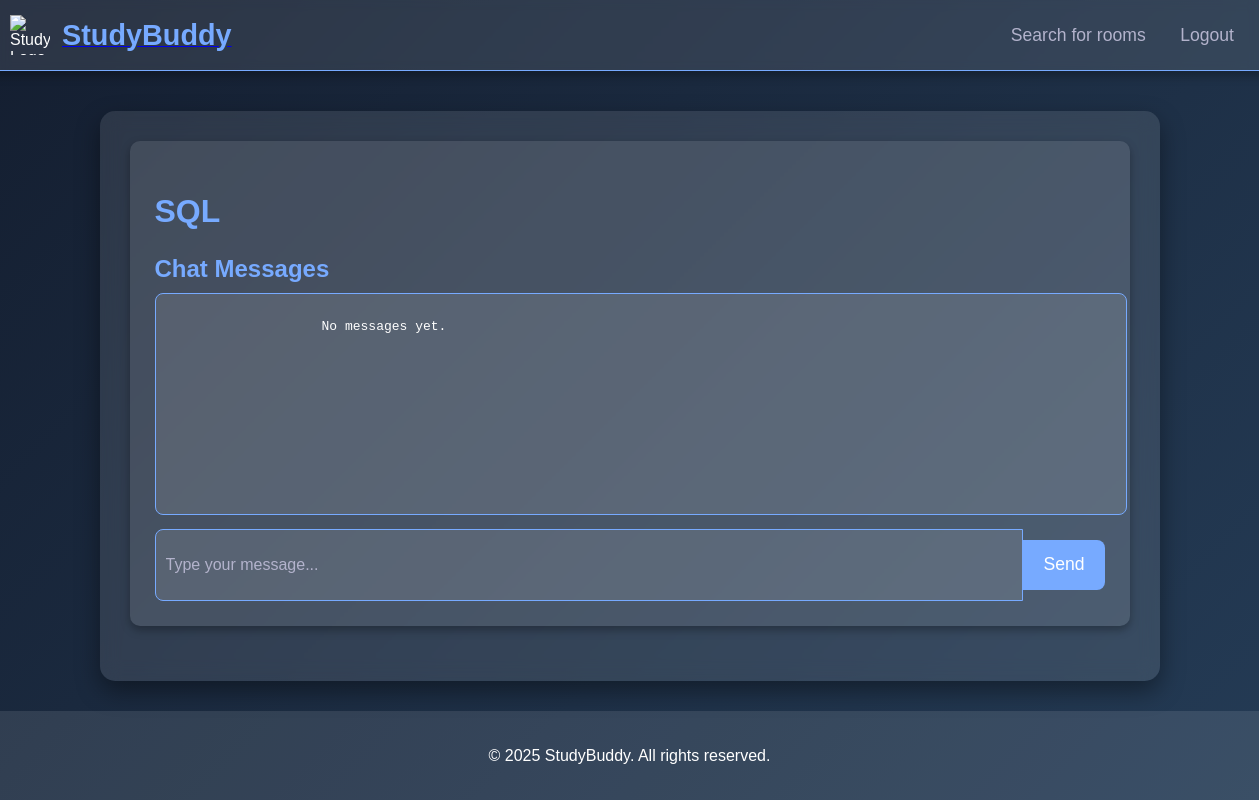
/roomdetail/1/ (signed in), run on an earlier commit of the app's database.
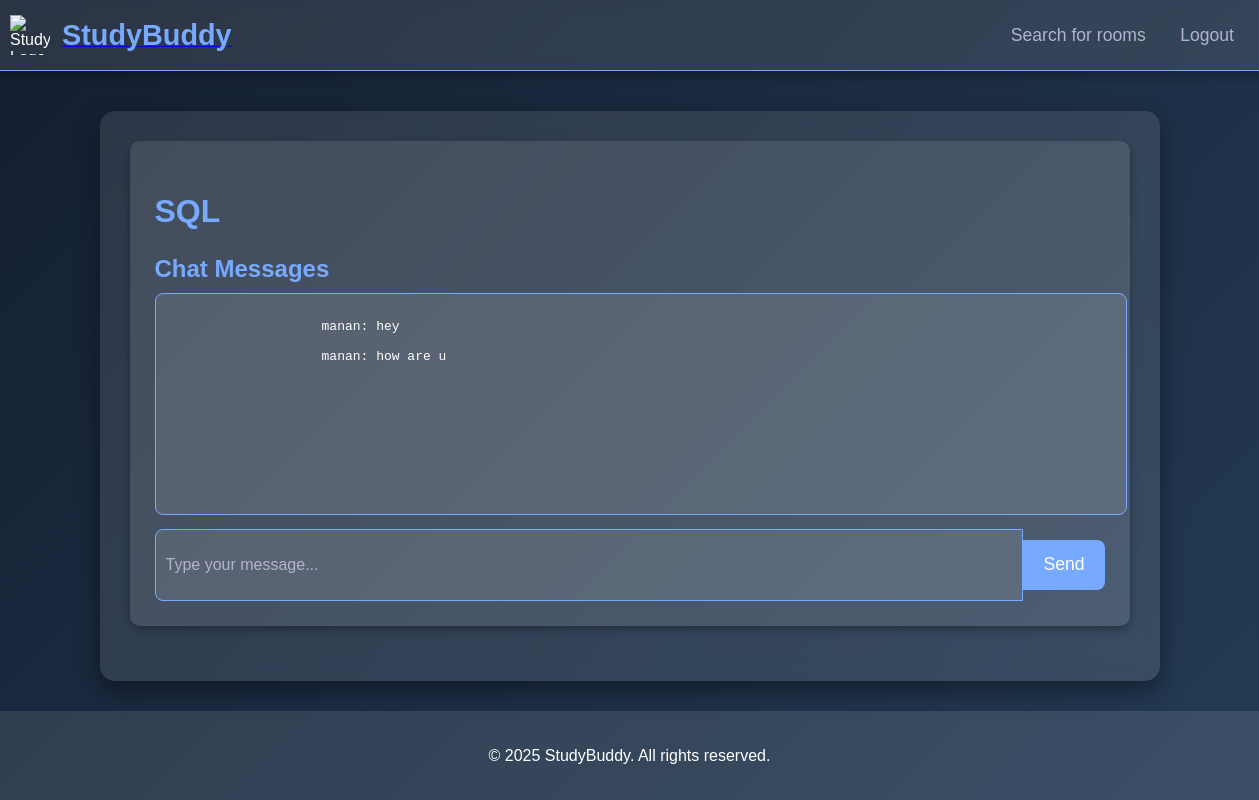
And on a later commit of the database.
### clients/models.py (models this page shows, shortened)
class Room(models.Model):
    roomid=models.AutoField(primary_key=True)
    name=models.CharField(max_length=50)
    roomdescription=models.TextField()
    updatetime=models.DateTimeField(auto_now=True,null=True)
    createdtime=models.DateTimeField(auto_now_add=True)
    clientid=models.ForeignKey(registration,on_delete=models.CASCADE)
    capacity = models.IntegerField(null=True, blank=True)
    topics=models.CharField(max_length=50,null=True)
    participants=models.ManyToManyField(registration,related_name='participants')

class Messages(models.Model):
    clientid=models.ForeignKey(registration,on_delete=models.CASCADE)
    room=models.ForeignKey(Room,on_delete=models.CASCADE)
    body=models.TextField()
    updatetime=models.DateTimeField(auto_now=True)
    createdtime=models.DateTimeField(auto_now_add=True)

class registration(models.Model):
    clientid = models.AutoField(primary_key=True)
    firstname=models.CharField(max_length=50)
    lastname=models.CharField(max_length=50)
    contactno=models.CharField(max_length=10)
    gender=models.CharField(max_length=1)
    email=models.EmailField(unique=True,max_length=254)
    password=models.CharField(max_length=100,validators=[MinLengthValidator(8)])
    dateofbirth=models.DateField(verbose_name='date of birth')
    failed_attempts=models.IntegerField(default=0)
    lockout_time=models.DateTimeField(null=True,blank=True)

### clients/views.py (the view)
# urls.py: path('roomdetail/<int:id>/',views.roomdetail,name="roomdetail"),
def roomdetail(request, id):
    if not request.session.get("id"):
        return redirect('login')
    room = get_object_or_404(Room, roomid=id)
    user = get_object_or_404(registration, clientid=request.session.get("id"))
    is_owner = room.clientid == request.session.get("id")
    is_participant = room.participants.filter(clientid=request.session.get("id")).exists()
    messages = Messages.objects.filter(room=room).order_by("createdtime")
    participants = room.participants.all()
    if request.method == "POST":
        body = request.POST.get("message", "").strip()
        if body:
            Messages.objects.create(clientid=user, room=room, body=body)
    return render(request, "clients/roomdetail.html", {
        "room": room,
        "messages": messages,
        "participants": participants,
        "is_participant": is_participant,
        "is_owner": is_owner
    })

### clients/templates/clients/roomdetail.html (shortened to what this page needs)
<!DOCTYPE html>
<html lang="en">
<head>
</head>
<body>
    <div class="header">
        <div class="logo">
            <img src="logo.png" alt="StudyBuddy Logo">
            <a href="{% url "home" %}"><span>StudyBuddy</span></a>
        </div>
        <nav>
            <a href="#">Search for rooms</a>
            {% if request.user.is_authenticated %}
            <a href="{% url 'logout' %}">Logout</a>
        {% else %}
            <a href="{% url 'login' %}">Login</a>
        {% endif %}
        </nav>
    </div>
    <div class="container">
        <div class="room-detail">
            <h2>{{ room.name }}</h2>
            <div class="chat-section">
                <h3>Chat Messages</h3>
                <textarea class="chat-messages" readonly>
                    {% for message in messages %}
                    {{ message.clientid.firstname }}: {{ message.body }}
                    {% empty %}
                    No messages yet.
                    {% endfor %}
                </textarea>
                {% if is_participant or is_owner %}
                <form method="POST" class="message-form">
                    <input type="text" class="message-input" name="message" placeholder="Type your message...">
                    <button type="submit" class="send-button">Send</button>
                </form>
                {% else %}
                <p>You must join the room to send messages.</p>
                {% endif %}
            </div>
        </div>
    </div>
    <div class="footer">
        <p>&copy; 2025 StudyBuddy. All rights reserved.</p>
    </div>
</body>
</html>

### clients/templates/clients/roomdetail.html (style rules this page uses)
body { margin: 0; font-family: 'Poppins', Arial, sans-serif; background: linear-gradient(135deg, #141e30, #243b55); color: #ffffff; display: flex; flex-direction: column; align-items: center; min-height: 100vh; padding: 0 10px; }
.container { width: 100%; max-width: 1000px; padding: 30px; background: rgba(255, 255, 255, 0.1); backdrop-filter: blur(10px); border-radius: 15px; box-shadow: 0px 10px 25px rgba(0, 0, 0, 0.4); margin-top: 40px; }
.header { width: 100%; display: flex; justify-content: space-between; align-items: center; padding: 15px 5%; background: rgba(255, 255, 255, 0.1); backdrop-filter: blur(5px); border-bottom: 1px solid #77aaff; box-shadow: 0 4px 10px rgba(0, 0, 0, 0.3); }
.header .logo { display: flex; align-items: center; }
.header .logo img { width: 40px; height: 40px; margin-right: 12px; }
.header .logo span { font-size: 1.8em; font-weight: bold; color: #77aaff; }
.header nav a { color: #b3b3cc; text-decoration: none; font-size: 1.1em; padding: 8px 15px; border-radius: 5px; transition: 0.3s; }
.room-detail { background: rgba(255, 255, 255, 0.1); padding: 25px; border-radius: 10px; box-shadow: 0 4px 10px rgba(0, 0, 0, 0.3); margin-bottom: 25px; }
.room-detail h2 { color: #77aaff; font-size: 2em; margin-bottom: 15px; }
.chat-section { margin-top: 25px; }
.chat-section h3 { color: #77aaff; font-size: 1.5em; margin-bottom: 10px; }
.chat-messages { width: 100%; height: 200px; background: rgba(255, 255, 255, 0.1); border: 1px solid #77aaff; border-radius: 8px; padding: 10px; font-size: 1em; color: #fff; resize: none; overflow-y: auto; }
.message-form { display: flex; align-items: center; margin-top: 10px; }
.message-input { flex: 1; height: 50px; padding: 10px; border-radius: 8px 0 0 8px; border: 1px solid #77aaff; font-size: 1em; background: rgba(255, 255, 255, 0.1); color: white; }
.message-input::placeholder { color: #b3b3cc; }
.send-button { height: 50px; padding: 0 20px; border: none; border-radius: 0 8px 8px 0; background: #77aaff; color: white; font-size: 1.1em; cursor: pointer; transition: 0.3s; }
.footer { width: 100%; background: rgba(255, 255, 255, 0.1); padding: 20px; text-align: center; margin-top: 30px; }

What changed in the data, as far as the page shows it:
added Messages: clientid.firstname "manan: hey manan: how are u"
Also different on the page:
form field for: "No messages yet." → (not shown)
